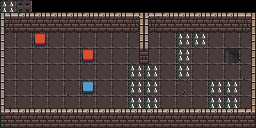

Rendered tile map (Tiled .tmx) drawn with the repository's tilesets; below, a short description and the full map source, tile grids included:
An orthogonal 16x8 tile map with 16x16 px tiles, 3 tile layers (Layer 1, Layer 2, Layer 3) and 13 objects.

<map version="1.5" tiledversion="1.7.0" orientation="orthogonal" renderorder="right-down" width="16" height="8" tilewidth="16" tileheight="16" infinite="0" nextlayerid="16" nextobjectid="36">
 <tileset firstgid="1" source="DungeonTileSet.tsx" />
 <layer id="1" name="Layer 1" width="16" height="8">
  <data encoding="csv">
0,0,0,0,0,0,0,0,0,0,0,0,0,0,0,0,
130,130,163,130,130,130,130,130,130,130,130,130,130,132,130,130,
130,130,130,130,130,130,130,130,130,130,130,163,130,130,130,130,
130,130,130,130,130,130,130,130,130,130,130,130,130,130,358,130,
130,130,130,130,130,130,130,130,130,130,130,130,130,130,130,163,
130,130,130,130,163,130,130,130,130,130,130,132,130,130,130,130,
130,130,130,130,130,130,130,130,130,130,130,130,130,130,130,130,
130,131,130,130,130,130,130,130,163,130,130,130,130,130,130,130
</data>
 </layer>
 <layer id="9" name="Layer 2" width="16" height="8">
  <data encoding="csv">
357,354,0,0,0,0,0,0,0,0,0,0,0,0,0,0,
0,0,0,0,0,0,0,0,0,0,0,0,0,0,0,0,
0,0,386,0,0,0,0,0,0,0,0,357,357,0,0,0,
0,0,0,0,0,386,0,0,0,0,0,357,0,0,0,0,
0,0,0,0,0,0,0,0,357,357,0,357,0,0,0,0,
0,0,0,0,0,388,0,0,357,357,0,0,0,357,357,0,
0,0,0,0,0,0,0,0,357,357,0,0,0,357,357,0,
0,0,0,0,0,0,0,0,0,0,0,0,0,0,0,0
</data>
 </layer>
 <layer id="2" name="Layer 3" width="16" height="8">
  <data encoding="csv">
227,3,3,3,3,3,3,3,228,227,3,3,3,3,3,228,
259,35,35,35,35,35,35,35,293,294,35,35,35,35,35,260,
258,0,0,0,0,0,0,0,257,258,0,0,0,0,0,257,
258,0,0,0,0,0,0,0,289,290,0,0,0,0,0,257,
258,0,0,0,0,0,0,0,0,0,0,0,0,0,0,257,
258,0,0,0,0,0,0,0,0,0,0,0,0,0,0,257,
291,3,3,3,3,3,3,3,3,3,3,3,3,3,3,292,
34,35,35,35,35,35,35,35,35,35,35,35,35,35,35,36
</data>
 </layer>
 <objectgroup id="5" name="Collision">
  <object id="1" x="0" y="0" width="256" height="24" />
  <object id="2" x="0" y="109" width="256" height="20" />
  <object id="3" x="0" y="16" width="4" height="96" />
  <object id="4" x="252" y="16" width="4" height="96" />
  <object id="5" x="140" y="16" width="8" height="48" />
 </objectgroup>
 <objectgroup id="13" name="Spawn">
  <object id="27" x="32" y="80">
   <point />
  </object>
 </objectgroup>
 <objectgroup id="14" name="Spikes">
  <object id="28" x="128" y="64" width="32" height="48">
   <properties>
    <property name="active" type="bool" value="true" />
    <property name="id" type="int" value="0" />
   </properties>
  </object>
  <object id="30" x="208" y="80" width="32" height="32">
   <properties>
    <property name="active" type="bool" value="true" />
    <property name="id" type="int" value="1" />
   </properties>
  </object>
  <object id="33" x="176" y="32" width="32" height="16">
   <properties>
    <property name="active" type="bool" value="true" />
    <property name="id" type="int" value="2" />
   </properties>
  </object>
  <object id="35" x="176" y="48" width="16" height="32">
   <properties>
    <property name="active" type="bool" value="true" />
    <property name="id" type="int" value="2" />
   </properties>
  </object>
 </objectgroup>
 <objectgroup id="15" name="Buttons">
  <object id="29" x="80" y="48" width="16" height="16">
   <properties>
    <property name="id" type="int" value="0" />
    <property name="pressed" type="bool" value="false" />
   </properties>
  </object>
  <object id="34" x="32" y="32" width="16" height="16">
   <properties>
    <property name="id" type="int" value="2" />
    <property name="pressed" type="bool" value="false" />
   </properties>
  </object>
  <object id="31" x="80" y="80" width="16" height="16">
   <properties>
    <property name="id" type="int" value="1" />
    <property name="pressed" type="bool" value="false" />
   </properties>
  </object>
 </objectgroup>
</map>
